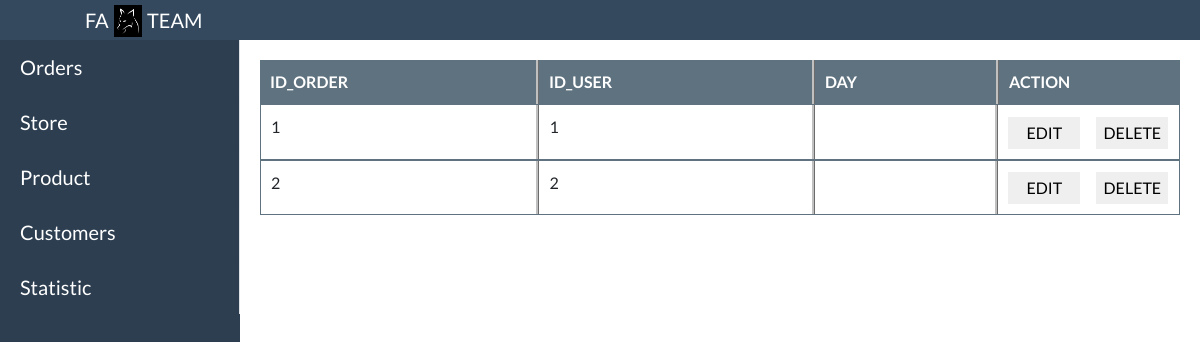
The app's page /admin.php, older data.
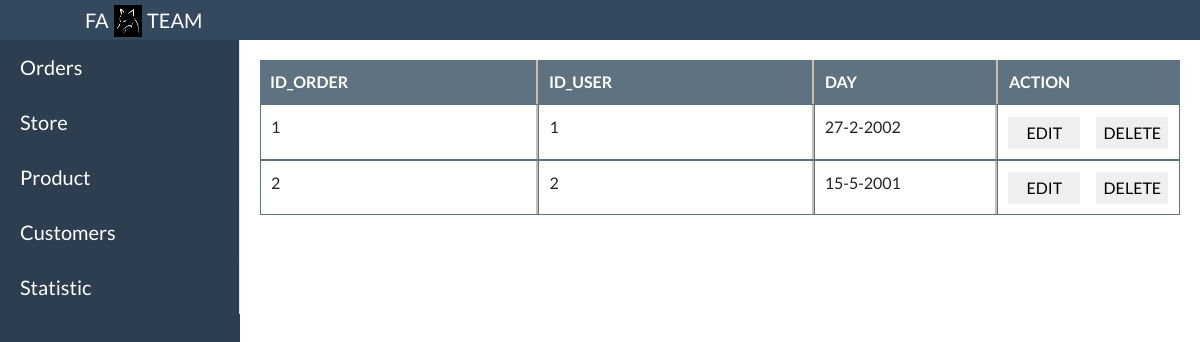
The same page, newer data.
### tables this page shows
create table orders(
  ID_order int primary key auto_increment,
  ID_user int,
  datee varchar(50),
  status int,
  FOREIGN KEY (ID_user) REFERENCES users (ID_user) on delete cascade
);

### resources/data/order_data.php (called while the page is built, shortened)
<?php
require_once 'connect.php';
class orders
{
  public function get()
  {
    $conn1 = new connect_data();
    $data = $conn1->connect();
    $sql = 'select * from orders';
    return $conn1->req($data, $sql);
  }
}
?>

### resources/data/connect.php (called while the page is built, shortened)
<?php
class connect_data
{
    public function req($database,$sql){
        return mysqli_query($database, $sql);
    }
}
?>

### admin.php (the view, shortened to what this page needs)
<!DOCTYPE html>
<html lang="en">
<head>
    <link rel="stylesheet" href="https://cdnjs.cloudflare.com/ajax/libs/animate.css/4.1.1/animate.min.css" />
    <link href="https://cdn.datatables.net/1.10.20/css/dataTables.bootstrap4.min.css" rel="stylesheet" />
    <link rel="stylesheet" href="https://maxcdn.bootstrapcdn.com/bootstrap/4.5.2/css/bootstrap.min.css">
    <link rel="stylesheet" href="./resources/css/admin.css">
    <link rel="stylesheet" href="./resources/css/menu.css">
</head>
<body>
    <div class="header">
        <div class="header-logo">
            <p class="logo-title">FA</p>
            <img class="logo" src="./resources/img/logo.jpg" alt="logo">
            <p class="logo-title">TEAM</p>
        </div>
    </div>
    <div class="content">
        <div class="collapse show content-navigate">
            <div class="nav-tabs" id="wrapper" style="border: none;">
                <div class="border-right" id="sidebar-wrapper">
                    <div class="list-group list-group-flush">
                        <a href="#orders" class="list-group-item list-group-item-action nav-link content-navigate-item" data-toggle="tab">Orders</a>
                        <a href="#store" class="list-group-item list-group-item-action nav-link content-navigate-item" data-toggle="tab">Store</a>
                        <a href="#product" class="list-group-item list-group-item-action nav-link content-navigate-item" data-toggle="tab">Product</a>
                        <a href="#customer" class="list-group-item list-group-item-action nav-link content-navigate-item" data-toggle="tab">Customers</a>
                        <a href="#statistic" class="list-group-item list-group-item-action nav-link content-navigate-item" data-toggle="tab">Statistic</a>
                    </div>
                </div>
            </div>
        </div>
        <div class="tab-content content-main">
            <div class="tab-pane fade show active" id="orders">
                <div class="content_table">
                    <div class="content_orders_main">
                        <div class="orders_main1">ID_ORDER</div>
                        <div class="orders_main2">ID_USER</div>
                        <div class="orders_main3">DAY</div>
                        <div class="orders_main4">ACTION</div>
                    </div>
                    <?php
                    require 'resources/data/order_data.php';
                    $orders = new orders();
                    $result = $orders->get();
                    while ($row = mysqli_fetch_array($result)) {
                    ?>
                        <div class="content_store_item">
                            <div class="orders_item1"><?php echo $row['ID_order']; ?></div>
                            <div class="orders_item2"><?php echo $row['ID_user']; ?></div>
                            <div class="orders_item3"><?php echo $row['datee']; ?></div>
                            <div class="orders_item4" style="display: flex;">
                                <button type="submit" id="#profil1">EDIT</button>
                                <button type="submit" name="delete" class="ml-sm-3">DELETE</button>
                            </div>
                        </div>
                    <?php } ?>
                </div>
</body>
</body>
</html>

### resources/css/admin.css (style rules this page uses)
* { padding: 0; margin: 0; border: none; font-family: 'Lato', sans-serif; box-sizing: border-box; }
html { background-color: white; text-rendering: optimizeLegibility; }
.content-navigate { height: 95vh; width: 20%; float: left; margin-top: 5vh; background-color: #2c3e50; }
.content-navigate-item { font-size: 20px; color: white; background-color: #2c3e50; }
.content-main { width: 80%; float: right; margin-top: 5vh; padding: 20px; }
button { width: 9vh; height: 4vh; font-size: medium; margin-top: 0.2vh; }
.content_orders_main, .content_orders_item { display: flex; }
.content_orders_main { background-color: #5f727f; color: white; font-weight: bold; }
.orders_item1, .orders_item2, .orders_item3, .orders_item4, .orders_main1, .orders_main2, .orders_main3, .orders_main4 { padding: 10px; }
.orders_main1, .orders_item1 { width: 30%; }
.orders_main2, .orders_item2 { width: 30%; border-left: ridge silver; }
.orders_main3, .orders_item3 { width: 20%; border-left: ridge silver; }
.orders_main4, .orders_item4 { width: 20%; border-left: ridge silver; }
.content_store_main, .content_store_item { display: flex; }
.content_store_item { border: 1px solid #5f727f; }

### resources/css/menu.css (style rules this page uses)
.header { height: 5vh; background: #34495e; padding: 0 80px; color: #fff; display: flex; justify-content: space-between; position: fixed; top: 0; width: 100%; }
.header-logo { display: flex; }
.logo { height: 4vh; margin-top: 5px; }
.logo-title { line-height: 5vh; margin: 0 5px; font-size: 20px; }

Row changes from the older to the newer data that the page shows:
changed orders id 1: datee (not shown) → "27-2-2002"
changed orders id 2: datee (not shown) → "15-5-2001"
